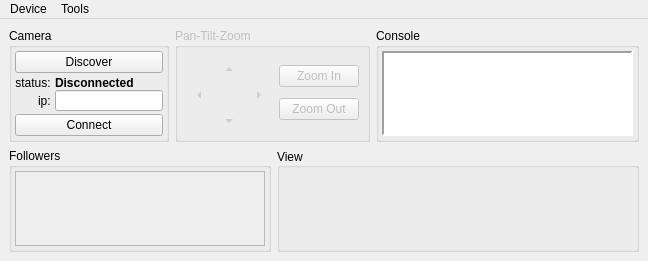
<?xml version="1.0" encoding="UTF-8"?>
<ui version="4.0">
 <class>MainWindow</class>
 <widget class="QMainWindow" name="MainWindow">
  <property name="geometry">
   <rect>
    <x>0</x>
    <y>0</y>
    <width>648</width>
    <height>261</height>
   </rect>
  </property>
  <property name="sizePolicy">
   <sizepolicy hsizetype="Minimum" vsizetype="Minimum">
    <horstretch>0</horstretch>
    <verstretch>0</verstretch>
   </sizepolicy>
  </property>
  <property name="minimumSize">
   <size>
    <width>648</width>
    <height>0</height>
   </size>
  </property>
  <property name="maximumSize">
   <size>
    <width>100000</width>
    <height>900</height>
   </size>
  </property>
  <property name="windowTitle">
   <string>IPCam</string>
  </property>
  <property name="documentMode">
   <bool>false</bool>
  </property>
  <property name="dockNestingEnabled">
   <bool>false</bool>
  </property>
  <property name="unifiedTitleAndToolBarOnMac">
   <bool>false</bool>
  </property>
  <widget class="QWidget" name="centralwidget">
   <property name="sizePolicy">
    <sizepolicy hsizetype="Fixed" vsizetype="Fixed">
     <horstretch>0</horstretch>
     <verstretch>0</verstretch>
    </sizepolicy>
   </property>
   <layout class="QHBoxLayout" name="horizontalLayout_3">
    <property name="sizeConstraint">
     <enum>QLayout::SetNoConstraint</enum>
    </property>
    <item>
     <layout class="QVBoxLayout" name="verticalLayout_3">
      <property name="sizeConstraint">
       <enum>QLayout::SetMinimumSize</enum>
      </property>
      <property name="topMargin">
       <number>0</number>
      </property>
      <item>
       <layout class="QHBoxLayout" name="CameraPTZLayout">
        <property name="spacing">
         <number>6</number>
        </property>
        <property name="sizeConstraint">
         <enum>QLayout::SetDefaultConstraint</enum>
        </property>
        <item>
         <widget class="QGroupBox" name="CameraBox">
          <property name="enabled">
           <bool>true</bool>
          </property>
          <property name="sizePolicy">
           <sizepolicy hsizetype="Minimum" vsizetype="Minimum">
            <horstretch>0</horstretch>
            <verstretch>0</verstretch>
           </sizepolicy>
          </property>
          <property name="minimumSize">
           <size>
            <width>0</width>
            <height>0</height>
           </size>
          </property>
          <property name="maximumSize">
           <size>
            <width>169</width>
            <height>114</height>
           </size>
          </property>
          <property name="title">
           <string>Camera</string>
          </property>
          <property name="flat">
           <bool>false</bool>
          </property>
          <property name="checkable">
           <bool>false</bool>
          </property>
          <property name="checked">
           <bool>false</bool>
          </property>
          <layout class="QVBoxLayout" name="verticalLayout_6">
           <property name="spacing">
            <number>3</number>
           </property>
           <property name="leftMargin">
            <number>3</number>
           </property>
           <property name="topMargin">
            <number>3</number>
           </property>
           <property name="rightMargin">
            <number>3</number>
           </property>
           <property name="bottomMargin">
            <number>3</number>
           </property>
           <item>
            <widget class="QPushButton" name="discoverButton">
             <property name="text">
              <string>Discover</string>
             </property>
            </widget>
           </item>
           <item>
            <layout class="QGridLayout" name="gridLayout">
             <property name="horizontalSpacing">
              <number>1</number>
             </property>
             <property name="verticalSpacing">
              <number>0</number>
             </property>
             <item row="0" column="1">
              <widget class="QLabel" name="statusLabel">
               <property name="font">
                <font>
                 <bold>true</bold>
                 <kerning>true</kerning>
                </font>
               </property>
               <property name="text">
                <string>Disconnected</string>
               </property>
              </widget>
             </item>
             <item row="1" column="0">
              <widget class="QLabel" name="label_3">
               <property name="text">
                <string>ip: </string>
               </property>
               <property name="alignment">
                <set>Qt::AlignRight|Qt::AlignTrailing|Qt::AlignVCenter</set>
               </property>
              </widget>
             </item>
             <item row="0" column="0">
              <widget class="QLabel" name="label">
               <property name="text">
                <string>status: </string>
               </property>
               <property name="alignment">
                <set>Qt::AlignRight|Qt::AlignTrailing|Qt::AlignVCenter</set>
               </property>
              </widget>
             </item>
             <item row="1" column="1">
              <widget class="QLineEdit" name="ipLineEdit">
               <property name="maximumSize">
                <size>
                 <width>120</width>
                 <height>21</height>
                </size>
               </property>
               <property name="text">
                <string/>
               </property>
              </widget>
             </item>
            </layout>
           </item>
           <item>
            <widget class="QPushButton" name="connectButton">
             <property name="text">
              <string>Connect</string>
             </property>
            </widget>
           </item>
          </layout>
         </widget>
        </item>
        <item>
         <widget class="QGroupBox" name="PTZBox">
          <property name="enabled">
           <bool>false</bool>
          </property>
          <property name="sizePolicy">
           <sizepolicy hsizetype="Minimum" vsizetype="Minimum">
            <horstretch>0</horstretch>
            <verstretch>0</verstretch>
           </sizepolicy>
          </property>
          <property name="minimumSize">
           <size>
            <width>0</width>
            <height>0</height>
           </size>
          </property>
          <property name="maximumSize">
           <size>
            <width>400</width>
            <height>114</height>
           </size>
          </property>
          <property name="title">
           <string>Pan-Tilt-Zoom</string>
          </property>
          <layout class="QHBoxLayout" name="horizontalLayout_2">
           <property name="spacing">
            <number>3</number>
           </property>
           <property name="sizeConstraint">
            <enum>QLayout::SetNoConstraint</enum>
           </property>
           <property name="leftMargin">
            <number>6</number>
           </property>
           <property name="topMargin">
            <number>6</number>
           </property>
           <property name="rightMargin">
            <number>6</number>
           </property>
           <property name="bottomMargin">
            <number>6</number>
           </property>
           <item>
            <layout class="QGridLayout" name="gridLayout_2">
             <property name="sizeConstraint">
              <enum>QLayout::SetNoConstraint</enum>
             </property>
             <property name="spacing">
              <number>0</number>
             </property>
             <item row="2" column="2">
              <widget class="QToolButton" name="PTZrigth">
               <property name="sizePolicy">
                <sizepolicy hsizetype="Maximum" vsizetype="Maximum">
                 <horstretch>0</horstretch>
                 <verstretch>0</verstretch>
                </sizepolicy>
               </property>
               <property name="minimumSize">
                <size>
                 <width>30</width>
                 <height>30</height>
                </size>
               </property>
               <property name="text">
                <string>...</string>
               </property>
               <property name="autoRaise">
                <bool>true</bool>
               </property>
               <property name="arrowType">
                <enum>Qt::RightArrow</enum>
               </property>
              </widget>
             </item>
             <item row="3" column="1">
              <widget class="QToolButton" name="PTZdown">
               <property name="sizePolicy">
                <sizepolicy hsizetype="Maximum" vsizetype="Maximum">
                 <horstretch>0</horstretch>
                 <verstretch>0</verstretch>
                </sizepolicy>
               </property>
               <property name="minimumSize">
                <size>
                 <width>30</width>
                 <height>30</height>
                </size>
               </property>
               <property name="text">
                <string>...</string>
               </property>
               <property name="autoRaise">
                <bool>true</bool>
               </property>
               <property name="arrowType">
                <enum>Qt::DownArrow</enum>
               </property>
              </widget>
             </item>
             <item row="2" column="0">
              <widget class="QToolButton" name="PTZleft">
               <property name="sizePolicy">
                <sizepolicy hsizetype="Maximum" vsizetype="Maximum">
                 <horstretch>0</horstretch>
                 <verstretch>0</verstretch>
                </sizepolicy>
               </property>
               <property name="minimumSize">
                <size>
                 <width>30</width>
                 <height>30</height>
                </size>
               </property>
               <property name="text">
                <string>...</string>
               </property>
               <property name="autoRaise">
                <bool>true</bool>
               </property>
               <property name="arrowType">
                <enum>Qt::LeftArrow</enum>
               </property>
              </widget>
             </item>
             <item row="1" column="1">
              <widget class="QToolButton" name="PTZup">
               <property name="sizePolicy">
                <sizepolicy hsizetype="Maximum" vsizetype="Maximum">
                 <horstretch>0</horstretch>
                 <verstretch>0</verstretch>
                </sizepolicy>
               </property>
               <property name="minimumSize">
                <size>
                 <width>30</width>
                 <height>30</height>
                </size>
               </property>
               <property name="text">
                <string>...</string>
               </property>
               <property name="autoRaise">
                <bool>true</bool>
               </property>
               <property name="arrowType">
                <enum>Qt::UpArrow</enum>
               </property>
              </widget>
             </item>
            </layout>
           </item>
           <item>
            <layout class="QGridLayout" name="Zoom">
             <property name="sizeConstraint">
              <enum>QLayout::SetDefaultConstraint</enum>
             </property>
             <property name="leftMargin">
              <number>2</number>
             </property>
             <property name="rightMargin">
              <number>2</number>
             </property>
             <property name="spacing">
              <number>0</number>
             </property>
             <item row="0" column="0">
              <widget class="QPushButton" name="PTZIn">
               <property name="text">
                <string>Zoom In</string>
               </property>
              </widget>
             </item>
             <item row="1" column="0">
              <widget class="QPushButton" name="PTZout">
               <property name="text">
                <string>Zoom Out</string>
               </property>
              </widget>
             </item>
            </layout>
           </item>
          </layout>
         </widget>
        </item>
        <item>
         <widget class="QGroupBox" name="ConsoleBox">
          <property name="sizePolicy">
           <sizepolicy hsizetype="Minimum" vsizetype="Minimum">
            <horstretch>0</horstretch>
            <verstretch>0</verstretch>
           </sizepolicy>
          </property>
          <property name="minimumSize">
           <size>
            <width>100</width>
            <height>108</height>
           </size>
          </property>
          <property name="maximumSize">
           <size>
            <width>16777215</width>
            <height>114</height>
           </size>
          </property>
          <property name="title">
           <string>Console</string>
          </property>
          <layout class="QVBoxLayout" name="verticalLayout_5">
           <property name="leftMargin">
            <number>3</number>
           </property>
           <property name="topMargin">
            <number>3</number>
           </property>
           <property name="rightMargin">
            <number>3</number>
           </property>
           <property name="bottomMargin">
            <number>3</number>
           </property>
           <item>
            <widget class="QTextEdit" name="console">
             <property name="sizePolicy">
              <sizepolicy hsizetype="Expanding" vsizetype="Minimum">
               <horstretch>0</horstretch>
               <verstretch>0</verstretch>
              </sizepolicy>
             </property>
             <property name="minimumSize">
              <size>
               <width>100</width>
               <height>0</height>
              </size>
             </property>
             <property name="maximumSize">
              <size>
               <width>16777215</width>
               <height>100</height>
              </size>
             </property>
             <property name="mouseTracking">
              <bool>false</bool>
             </property>
             <property name="contextMenuPolicy">
              <enum>Qt::DefaultContextMenu</enum>
             </property>
             <property name="frameShape">
              <enum>QFrame::Panel</enum>
             </property>
             <property name="frameShadow">
              <enum>QFrame::Sunken</enum>
             </property>
             <property name="lineWidth">
              <number>2</number>
             </property>
             <property name="textInteractionFlags">
              <set>Qt::NoTextInteraction</set>
             </property>
            </widget>
           </item>
          </layout>
         </widget>
        </item>
       </layout>
      </item>
      <item>
       <layout class="QHBoxLayout" name="horizontalLayout_4">
        <property name="spacing">
         <number>6</number>
        </property>
        <property name="sizeConstraint">
         <enum>QLayout::SetNoConstraint</enum>
        </property>
        <property name="bottomMargin">
         <number>0</number>
        </property>
        <item>
         <widget class="QGroupBox" name="FollowersBox">
          <property name="sizePolicy">
           <sizepolicy hsizetype="Minimum" vsizetype="Expanding">
            <horstretch>0</horstretch>
            <verstretch>0</verstretch>
           </sizepolicy>
          </property>
          <property name="minimumSize">
           <size>
            <width>0</width>
            <height>0</height>
           </size>
          </property>
          <property name="title">
           <string>Followers</string>
          </property>
          <layout class="QVBoxLayout" name="verticalLayout">
           <property name="spacing">
            <number>0</number>
           </property>
           <property name="leftMargin">
            <number>3</number>
           </property>
           <property name="topMargin">
            <number>3</number>
           </property>
           <property name="rightMargin">
            <number>3</number>
           </property>
           <property name="bottomMargin">
            <number>3</number>
           </property>
           <item>
            <widget class="QScrollArea" name="FollowersScrollArea">
             <property name="sizePolicy">
              <sizepolicy hsizetype="Minimum" vsizetype="Expanding">
               <horstretch>0</horstretch>
               <verstretch>0</verstretch>
              </sizepolicy>
             </property>
             <property name="minimumSize">
              <size>
               <width>250</width>
               <height>0</height>
              </size>
             </property>
             <property name="widgetResizable">
              <bool>true</bool>
             </property>
             <widget class="QWidget" name="FollowersScrollAreaWidgetContents">
              <property name="geometry">
               <rect>
                <x>0</x>
                <y>0</y>
                <width>18</width>
                <height>69</height>
               </rect>
              </property>
              <property name="sizePolicy">
               <sizepolicy hsizetype="Fixed" vsizetype="Preferred">
                <horstretch>0</horstretch>
                <verstretch>0</verstretch>
               </sizepolicy>
              </property>
              <layout class="QVBoxLayout" name="FollowersLayout"/>
             </widget>
            </widget>
           </item>
          </layout>
         </widget>
        </item>
        <item>
         <widget class="QGroupBox" name="ViewBox">
          <property name="sizePolicy">
           <sizepolicy hsizetype="Expanding" vsizetype="Expanding">
            <horstretch>0</horstretch>
            <verstretch>0</verstretch>
           </sizepolicy>
          </property>
          <property name="minimumSize">
           <size>
            <width>296</width>
            <height>0</height>
           </size>
          </property>
          <property name="title">
           <string>View</string>
          </property>
          <property name="alignment">
           <set>Qt::AlignLeading|Qt::AlignLeft|Qt::AlignVCenter</set>
          </property>
          <layout class="QHBoxLayout" name="horizontalLayout">
           <property name="spacing">
            <number>0</number>
           </property>
           <property name="sizeConstraint">
            <enum>QLayout::SetDefaultConstraint</enum>
           </property>
           <property name="leftMargin">
            <number>3</number>
           </property>
           <property name="topMargin">
            <number>3</number>
           </property>
           <property name="rightMargin">
            <number>3</number>
           </property>
           <property name="bottomMargin">
            <number>3</number>
           </property>
           <item>
            <widget class="QLabel" name="labelVideo">
             <property name="sizePolicy">
              <sizepolicy hsizetype="Expanding" vsizetype="Expanding">
               <horstretch>0</horstretch>
               <verstretch>0</verstretch>
              </sizepolicy>
             </property>
             <property name="minimumSize">
              <size>
               <width>0</width>
               <height>0</height>
              </size>
             </property>
             <property name="maximumSize">
              <size>
               <width>10000</width>
               <height>10000</height>
              </size>
             </property>
             <property name="text">
              <string/>
             </property>
             <property name="alignment">
              <set>Qt::AlignCenter</set>
             </property>
            </widget>
           </item>
          </layout>
         </widget>
        </item>
       </layout>
      </item>
     </layout>
    </item>
   </layout>
  </widget>
  <widget class="QMenuBar" name="menubar">
   <property name="geometry">
    <rect>
     <x>0</x>
     <y>0</y>
     <width>648</width>
     <height>22</height>
    </rect>
   </property>
   <widget class="QMenu" name="menuDevice">
    <property name="tearOffEnabled">
     <bool>false</bool>
    </property>
    <property name="title">
     <string>Device</string>
    </property>
    <addaction name="actionDevice_Management"/>
    <addaction name="actionCredentials_Manager"/>
    <addaction name="separator"/>
    <addaction name="actionWebCam_Connection"/>
   </widget>
   <widget class="QMenu" name="menuTools">
    <property name="title">
     <string>Tools</string>
    </property>
    <addaction name="actionDiscover_Settings"/>
    <addaction name="actionPTZ_Settings"/>
   </widget>
   <addaction name="menuDevice"/>
   <addaction name="menuTools"/>
  </widget>
  <action name="actionConnection">
   <property name="text">
    <string>Connect</string>
   </property>
  </action>
  <action name="actionDiscover">
   <property name="text">
    <string>Discover</string>
   </property>
  </action>
  <action name="actionfollowersCheckChange">
   <property name="text">
    <string>followersCheckChange</string>
   </property>
  </action>
  <action name="actionPTZup">
   <property name="text">
    <string>PTZup</string>
   </property>
  </action>
  <action name="actionPTZright">
   <property name="text">
    <string>PTZright</string>
   </property>
  </action>
  <action name="actionPTZdown">
   <property name="text">
    <string>PTZdown</string>
   </property>
  </action>
  <action name="actionPTZleft">
   <property name="text">
    <string>PTZleft</string>
   </property>
  </action>
  <action name="actionPTZin">
   <property name="text">
    <string>PTZin</string>
   </property>
  </action>
  <action name="actionPTZout">
   <property name="text">
    <string>PTZout</string>
   </property>
  </action>
  <action name="actionPTZstop">
   <property name="text">
    <string>PTZstop</string>
   </property>
  </action>
  <action name="actionDevice_Management">
   <property name="text">
    <string>Device Management</string>
   </property>
   <property name="iconVisibleInMenu">
    <bool>true</bool>
   </property>
  </action>
  <action name="actionDiscover_Settings">
   <property name="text">
    <string>Discover Settings</string>
   </property>
  </action>
  <action name="actionPTZ_Settings">
   <property name="text">
    <string>PTZ Settings</string>
   </property>
  </action>
  <action name="actionCredentials_Manager">
   <property name="text">
    <string>Credentials Manager</string>
   </property>
   <property name="iconVisibleInMenu">
    <bool>false</bool>
   </property>
  </action>
  <action name="actionWebCam_Connection">
   <property name="text">
    <string>WebCam Connection</string>
   </property>
  </action>
 </widget>
 <resources/>
 <connections>
  <connection>
   <sender>connectButton</sender>
   <signal>clicked()</signal>
   <receiver>actionConnection</receiver>
   <slot>trigger()</slot>
   <hints>
    <hint type="sourcelabel">
     <x>97</x>
     <y>118</y>
    </hint>
    <hint type="destinationlabel">
     <x>-1</x>
     <y>-1</y>
    </hint>
   </hints>
  </connection>
  <connection>
   <sender>discoverButton</sender>
   <signal>clicked()</signal>
   <receiver>actionDiscover</receiver>
   <slot>trigger()</slot>
   <hints>
    <hint type="sourcelabel">
     <x>97</x>
     <y>154</y>
    </hint>
    <hint type="destinationlabel">
     <x>-1</x>
     <y>-1</y>
    </hint>
   </hints>
  </connection>
  <connection>
   <sender>PTZup</sender>
   <signal>pressed()</signal>
   <receiver>actionPTZup</receiver>
   <slot>trigger()</slot>
   <hints>
    <hint type="sourcelabel">
     <x>247</x>
     <y>65</y>
    </hint>
    <hint type="destinationlabel">
     <x>-1</x>
     <y>-1</y>
    </hint>
   </hints>
  </connection>
  <connection>
   <sender>PTZup</sender>
   <signal>released()</signal>
   <receiver>actionPTZstop</receiver>
   <slot>trigger()</slot>
   <hints>
    <hint type="sourcelabel">
     <x>247</x>
     <y>65</y>
    </hint>
    <hint type="destinationlabel">
     <x>-1</x>
     <y>-1</y>
    </hint>
   </hints>
  </connection>
  <connection>
   <sender>PTZdown</sender>
   <signal>pressed()</signal>
   <receiver>actionPTZdown</receiver>
   <slot>trigger()</slot>
   <hints>
    <hint type="sourcelabel">
     <x>247</x>
     <y>131</y>
    </hint>
    <hint type="destinationlabel">
     <x>-1</x>
     <y>-1</y>
    </hint>
   </hints>
  </connection>
  <connection>
   <sender>PTZdown</sender>
   <signal>released()</signal>
   <receiver>actionPTZstop</receiver>
   <slot>trigger()</slot>
   <hints>
    <hint type="sourcelabel">
     <x>247</x>
     <y>131</y>
    </hint>
    <hint type="destinationlabel">
     <x>-1</x>
     <y>-1</y>
    </hint>
   </hints>
  </connection>
  <connection>
   <sender>PTZleft</sender>
   <signal>pressed()</signal>
   <receiver>actionPTZleft</receiver>
   <slot>trigger()</slot>
   <hints>
    <hint type="sourcelabel">
     <x>212</x>
     <y>98</y>
    </hint>
    <hint type="destinationlabel">
     <x>-1</x>
     <y>-1</y>
    </hint>
   </hints>
  </connection>
  <connection>
   <sender>PTZleft</sender>
   <signal>released()</signal>
   <receiver>actionPTZstop</receiver>
   <slot>trigger()</slot>
   <hints>
    <hint type="sourcelabel">
     <x>212</x>
     <y>98</y>
    </hint>
    <hint type="destinationlabel">
     <x>-1</x>
     <y>-1</y>
    </hint>
   </hints>
  </connection>
  <connection>
   <sender>PTZrigth</sender>
   <signal>pressed()</signal>
   <receiver>actionPTZright</receiver>
   <slot>trigger()</slot>
   <hints>
    <hint type="sourcelabel">
     <x>282</x>
     <y>98</y>
    </hint>
    <hint type="destinationlabel">
     <x>-1</x>
     <y>-1</y>
    </hint>
   </hints>
  </connection>
  <connection>
   <sender>PTZrigth</sender>
   <signal>released()</signal>
   <receiver>actionPTZstop</receiver>
   <slot>trigger()</slot>
   <hints>
    <hint type="sourcelabel">
     <x>282</x>
     <y>98</y>
    </hint>
    <hint type="destinationlabel">
     <x>-1</x>
     <y>-1</y>
    </hint>
   </hints>
  </connection>
  <connection>
   <sender>PTZIn</sender>
   <signal>pressed()</signal>
   <receiver>actionPTZin</receiver>
   <slot>trigger()</slot>
   <hints>
    <hint type="sourcelabel">
     <x>343</x>
     <y>77</y>
    </hint>
    <hint type="destinationlabel">
     <x>-1</x>
     <y>-1</y>
    </hint>
   </hints>
  </connection>
  <connection>
   <sender>PTZIn</sender>
   <signal>released()</signal>
   <receiver>actionPTZstop</receiver>
   <slot>trigger()</slot>
   <hints>
    <hint type="sourcelabel">
     <x>343</x>
     <y>77</y>
    </hint>
    <hint type="destinationlabel">
     <x>-1</x>
     <y>-1</y>
    </hint>
   </hints>
  </connection>
  <connection>
   <sender>PTZout</sender>
   <signal>pressed()</signal>
   <receiver>actionPTZout</receiver>
   <slot>trigger()</slot>
   <hints>
    <hint type="sourcelabel">
     <x>343</x>
     <y>116</y>
    </hint>
    <hint type="destinationlabel">
     <x>-1</x>
     <y>-1</y>
    </hint>
   </hints>
  </connection>
  <connection>
   <sender>PTZout</sender>
   <signal>released()</signal>
   <receiver>actionPTZstop</receiver>
   <slot>trigger()</slot>
   <hints>
    <hint type="sourcelabel">
     <x>343</x>
     <y>116</y>
    </hint>
    <hint type="destinationlabel">
     <x>-1</x>
     <y>-1</y>
    </hint>
   </hints>
  </connection>
 </connections>
</ui>
